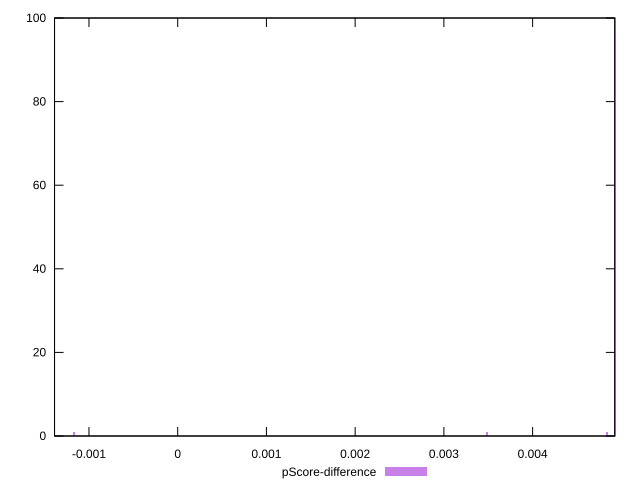

gnuplot code for this plot:
reset

$pScoreDifference <<EOF
0.004836762409959669 1
-0.0011690752744452282 1
0.00492845458834753 96
0.0034843027787387192 1
-0.0013983057204148808 1
EOF

set key outside below
set boxwidth 0.000022923044596965258
set xrange [-0.0013880504644986358:0.004926493448314695]
set yrange [0:100]
set trange [0:100]
set style fill transparent solid 0.5 noborder
set terminal svg size 640, 490 enhanced background rgb 'white'
set output "report/report_00029_2021-02-24T13-36-40.390Z/uses-long-cache-ttl/samples/music/pScore-difference/histogram.svg"

plot $pScoreDifference title "pScore-difference" with boxes

reset
